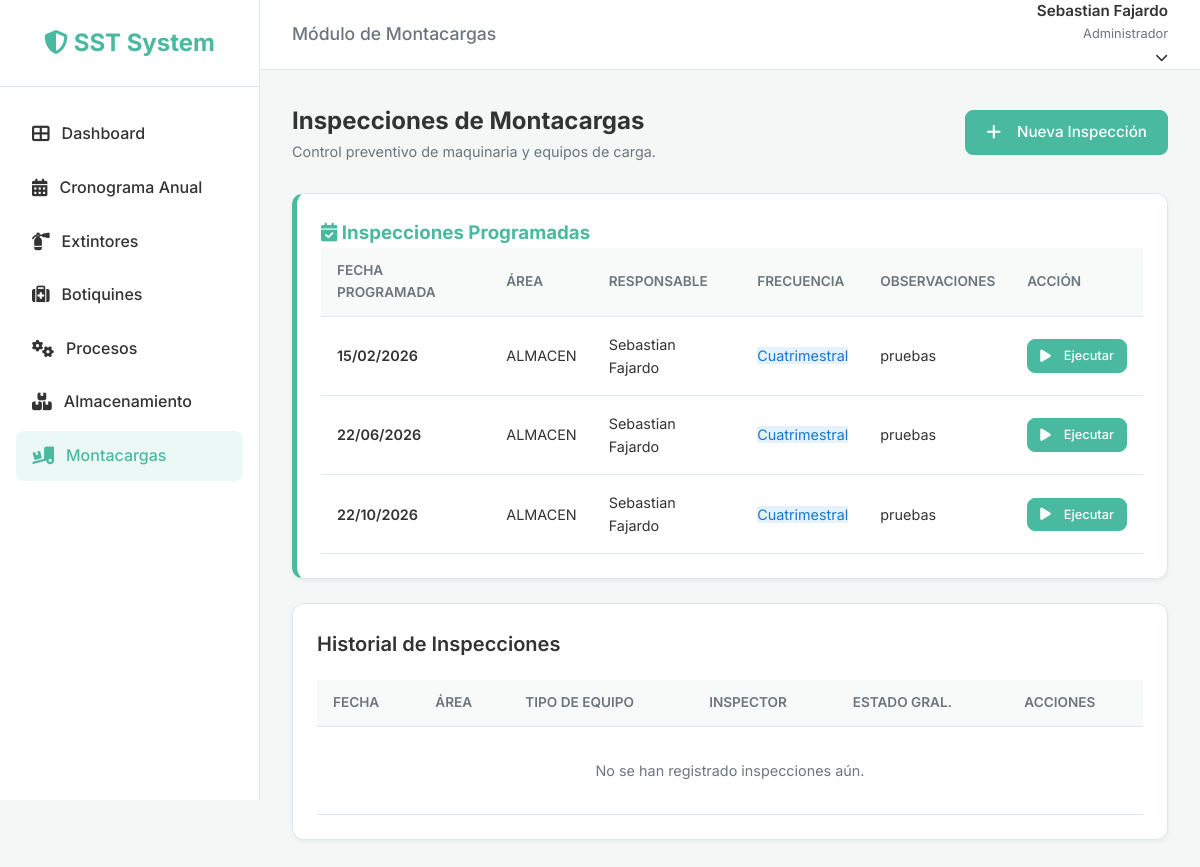
/inspections/forklift/ (signed in), run on the app's committed database.
### users/models.py (models this page shows, shortened)
class CustomUser(AbstractUser):
    email = models.EmailField(unique=True)
    document_number = models.CharField(max_length=20, blank=True, null=True)
    role = models.ForeignKey('roles.Role', on_delete=models.SET_NULL, null=True, blank=True,
                             related_name='users', verbose_name='Rol')
    updated_at = models.DateTimeField(auto_now=True)
    digital_signature = models.TextField(blank=True, null=True, verbose_name="Firma Digital") # Base64 encoded image
    USERNAME_FIELD = 'email'
    REQUIRED_FIELDS = ['username', 'first_name', 'last_name']
    def has_perm_custom(self, module, action):
        if self.is_superuser:
            return True
        if self.role and self.role.name == 'Administrador':
            return True
        if not self.role or not self.role.is_active:
            return False
        return self.role.has_permission(module, action)

### inspections/models.py (models this page shows, shortened)
class InspectionSchedule(models.Model):
    FREQUENCY_CHOICES = [
        ('Mensual', 'Mensual'),
        ('Bimestral', 'Bimestral'),
        ('Trimestral', 'Trimestral'),
        ('Cuatrimestral', 'Cuatrimestral'),
        ('Semestral', 'Semestral'),
        ('Anual', 'Anual'),
    ]
    STATUS_CHOICES = [
        ('Programada', 'Programada'),
        ('Realizada', 'Realizada'),
        ('Pendiente', 'Pendiente'),
    ]
    year = models.IntegerField(verbose_name="Año de Programación")
    area = models.ForeignKey(
        'Area',
        on_delete=models.PROTECT,
        verbose_name="Área a Inspeccionar",
        help_text="Seleccione el área donde se realizará la inspección"
    )
    inspection_type = models.CharField(max_length=200, verbose_name="Tipo de Inspección")
    frequency = models.CharField(max_length=20, choices=FREQUENCY_CHOICES, verbose_name="Frecuencia")
    scheduled_date = models.DateField(verbose_name="Fecha Programada")
    responsible = models.ForeignKey(
        settings.AUTH_USER_MODEL,
        on_delete=models.CASCADE,
        related_name='scheduled_inspections',
        verbose_name="Responsable"
    )
    status = models.CharField(
        max_length=20,
        choices=STATUS_CHOICES,
        default='Programada',
        verbose_name="Estado"
    )
    observations = models.TextField(blank=True, null=True, verbose_name="Observaciones")
    created_at = models.DateTimeField(auto_now_add=True)
    updated_at = models.DateTimeField(auto_now=True)
    class Meta:
        verbose_name = "Cronograma de Inspección"
        verbose_name_plural = "Cronogramas de Inspección"
        ordering = ['scheduled_date']

class Area(models.Model):
    class Meta:
        verbose_name = "Cronograma de Inspección"
        verbose_name_plural = "Cronogramas de Inspección"
        ordering = ['scheduled_date']
    """
    Standardized areas for the organization.
    Used across all inspection modules to ensure consistency.
    """
    name = models.CharField(max_length=200, unique=True, verbose_name="Nombre del Área")
    is_active = models.BooleanField(default=True, verbose_name="Activa")
    created_at = models.DateTimeField(auto_now_add=True)
    updated_at = models.DateTimeField(auto_now=True)
    class Meta:
        verbose_name = "Área"
        verbose_name_plural = "Áreas"
        ordering = ['name']
    def __str__(self):
        return self.name

### inspections/views.py (the view)
# urls.py: path('forklift/', ForkliftListView.as_view(), name='forklift_list'),
class ForkliftListView(LoginRequiredMixin, RolePermissionRequiredMixin, ScheduledInspectionsMixin, ListView):
    permission_required = ('forklift', 'view')
    model = ForkliftInspection
    template_name = 'inspections/forklift_list.html'
    context_object_name = 'inspections'
    inspection_module_type = 'forklift'

### templates/inspections/forklift_list.html (shortened to what this page needs)
{% extends 'base.html' %}
{% load static %}
{% block extra_head %}
<link rel="stylesheet" href="{% static 'css/dashboard.css' %}">
{% endblock %}
{% block header_title %}Módulo de Montacargas{% endblock %}
{% block content %}
<div class="dashboard-header">
    <div>
        <h1 style="font-size: 1.5rem; font-weight: 700;">Inspecciones de Montacargas</h1>
        <p style="color: var(--text-light); font-size: 0.9rem;">Control preventivo de maquinaria y equipos de carga.</p>
    </div>
    <a href="{% url 'forklift_create' %}" class="btn btn-primary">
        <i class="fas fa-plus" style="margin-right: 8px;"></i> Nueva Inspección
    </a>
</div>
{% if scheduled_inspections %}
<div class="card" style="border-left: 5px solid #49BAA0;">
    <h3 class="inspection-section-title" style="color: #49BAA0; border-color: #49BAA0;"><i
            class="fas fa-calendar-check"></i>
        Inspecciones Programadas</h3>
    <div class="table-wrapper">
        <table>
            <thead>
                <tr>
                    <th>Fecha Programada</th>
                    <th>Área</th>
                    <th>Responsable</th>
                    <th>Frecuencia</th>
                    <th>Observaciones</th>
                    <th>Acción</th>
                </tr>
            </thead>
            <tbody>
                {% for item in scheduled_inspections %}
                <tr>
                    <td style="font-weight: 600;">{{ item.scheduled_date|date:"d/m/Y" }}</td>
                    <td>{{ item.area }}</td>
                    <td>{{ item.responsible.get_full_name|default:item.responsible.username }}</td>
                    <td><span class="badge" style="background: #e3f2fd; color: #1976d2;">{{ item.frequency }}</span>
                    </td>
                    <td>{{ item.observations|truncatewords:8|default:"—" }}</td>
                    <td>
                        <a href="{% url 'forklift_create' %}?schedule_item={{ item.pk }}" class="btn btn-primary"
                            style="padding: 6px 12px; font-size: 0.8rem;">
                            <i class="fas fa-play" style="margin-right: 5px;"></i> Ejecutar
                        </a>
                    </td>
                </tr>
                {% endfor %}
            </tbody>
        </table>
    </div>
</div>
{% endif %}
<div class="card">
    <div class="card-header">
        <h3 class="card-title">Historial de Inspecciones</h3>
    </div>
    <div class="table-wrapper">
        <table>
            <thead>
                <tr>
                    <th>Fecha</th>
                    <th>Área</th>
                    <th>Tipo de Equipo</th>
                    <th>Inspector</th>
                    <th>Estado Gral.</th>
                    <th>Acciones</th>
                </tr>
            </thead>
            <tbody>
                {% for inspection in inspections %}
                <tr>
                    <td style="font-weight: 600;">{{ inspection.inspection_date|date:"d/m/Y" }}</td>
                    <td>{{ inspection.area }}</td>
                    <td>{{ inspection.get_forklift_type_display }}</td>
                    <td>{{ inspection.inspector }}</td>
                    <td>
                        <div class="d-flex flex-column">
                            <span
                                class="compliance-badge {% if inspection.general_status == 'Cumple' %}badge-success{% elif inspection.general_status == 'No Cumple' %}badge-danger{% elif inspection.general_status == 'Programada' or inspection.general_status == 'Programado' %}badge-secondary{% else %}badge-secondary{% endif %}"
                                style="font-size: 0.75rem; width: fit-content;">
                                {% if inspection.general_status == 'Programada' %}Programado{% else %}{{
                                inspection.general_status }}{% endif %}
                            </span>
                            {% if inspection.follow_ups_count > 0 %}
                            <small class="text-muted mt-1" style="font-size: 0.7rem;">
                                Seguimientos: {{ inspection.follow_ups_count }}
                            </small>
                            {% endif %}
                        </div>
                    </td>
                    <td>
                        <div style="display: flex; gap: 8px;">
                            <a href="{% url 'forklift_detail' inspection.pk %}" class="btn-link" title="Ver Detalle"><i
                                    class="fas fa-eye"></i></a>
                            <a href="{% url 'forklift_edit' inspection.pk %}" class="btn-link"
                                style="color: var(--text-light);" title="Editar"><i class="fas fa-edit"></i></a>
                        </div>
                    </td>
                </tr>
                {% empty %}
                <tr>
                    <td colspan="6" style="text-align: center; padding: 32px; color: var(--text-light);">No se han
                        registrado inspecciones aún.</td>
                </tr>
                {% endfor %}
            </tbody>
        </table>
    </div>
</div>
{% endblock %}

### templates/base.html (shortened to what this page needs)
{% load static permission_tags %}
<!DOCTYPE html>
<html lang="es">
<head>
    <link rel="stylesheet" href="https://cdnjs.cloudflare.com/ajax/libs/font-awesome/6.4.0/css/all.min.css">
    <link rel="stylesheet" href="https://cdnjs.cloudflare.com/ajax/libs/toastr.js/latest/toastr.min.css">
    <link rel="stylesheet" href="{% static 'css/style.css' %}">
    {% block extra_head %}{% endblock %}
</head>
<body>
    {% if user.is_authenticated %}
    <div class="app-wrapper">
        <aside class="sidebar">
            <div class="sidebar-header">
                <a href="{% url 'dashboard' %}" class="logo">
                    <i class="fas fa-shield-alt"></i> <span class="logo-text">SST System</span>
                </a>
            </div>
            <ul class="sidebar-menu">
                {% has_permission 'users' 'view' as can_view_dashboard %}
                <li>
                    <a href="{% url 'dashboard' %}"
                        class="{% if request.resolver_match.url_name == 'dashboard' %}active{% endif %}">
                        <i class="fas fa-th-large"></i> <span>Dashboard</span>
                    </a>
                </li>
                {% has_permission 'schedule' 'view' as can_view_schedule %}
                {% if can_view_schedule %}
                <li>
                    <a href="{% url 'inspection_list' %}"
                        class="{% if request.resolver_match.url_name == 'inspection_list' %}active{% endif %}">
                        <i class="fas fa-calendar-alt"></i> <span>Cronograma Anual</span>
                    </a>
                </li>
                {% endif %}
                {% has_permission 'extinguisher' 'view' as can_view_extinguisher %}
                {% if can_view_extinguisher %}
                <li>
                    <a href="{% url 'extinguisher_list' %}"
                        class="{% if 'extinguisher' in request.path %}active{% endif %}">
                        <i class="fas fa-fire-extinguisher"></i> <span>Extintores</span>
                    </a>
                </li>
                {% endif %}
                {% has_permission 'first_aid' 'view' as can_view_first_aid %}
                {% if can_view_first_aid %}
                <li>
                    <a href="{% url 'first_aid_list' %}" class="{% if 'first-aid' in request.path %}active{% endif %}">
                        <i class="fas fa-medkit"></i> <span>Botiquines</span>
                    </a>
                </li>
                {% endif %}
                {% has_permission 'process' 'view' as can_view_process %}
                {% if can_view_process %}
                <li>
                    <a href="{% url 'process_list' %}" class="{% if 'process' in request.path %}active{% endif %}">
                        <i class="fas fa-cogs"></i> <span>Procesos</span>
                    </a>
                </li>
                {% endif %}
                {% has_permission 'storage' 'view' as can_view_storage %}
                {% if can_view_storage %}
                <li>
                    <a href="{% url 'storage_list' %}" class="{% if 'storage' in request.path %}active{% endif %}">
                        <i class="fas fa-boxes"></i> <span>Almacenamiento</span>
                    </a>
                </li>
                {% endif %}
                {% has_permission 'forklift' 'view' as can_view_forklift %}
                {% if can_view_forklift %}
                <li>
                    <a href="{% url 'forklift_list' %}" class="{% if 'forklift' in request.path %}active{% endif %}">
                        <i class="fas fa-truck-loading"></i> <span>Montacargas</span>
                    </a>
                </li>
                {% endif %}
            </ul>
        </aside>
        <div style="flex: 1; display: flex; flex-direction: column;">
            <header class="topbar">
                <div class="page-title">
                    <h2 style="font-size: 1.1rem; color: var(--text-light); font-weight: 500;">
                        {% block header_title %}Panel de Control{% endblock %}
                    </h2>
                </div>
                <div class="user-profile" style="position: relative;">
                    <div class="user-info" style="cursor: pointer;" onclick="toggleUserDropdown()">
                        <span class="user-name">{{ user.get_full_name|default:user.email }}</span>
                        <span class="user-role">{% if user.is_staff %}Administrador{% else %}Inspector{% endif %}</span>
                        <i class="fas fa-chevron-down"
                            style="margin-left: 8px; font-size: 0.8rem; transition: transform 0.3s;"></i>
                    </div>
                </div>
            </header>
            <main class="main-content">
                <div class="content-container">
                    {% block content %}{% endblock %}
                </div>
            </main>
        </div>
    </div>
    {% endif %}
</body>
</html>

### data on the page
CustomUser: get_full_name "Sebastian Fajardo"
InspectionSchedule: scheduled_date "15/02/2026", area "ALMACEN", responsible.get_full_name "Sebastian Fajardo", frequency "Cuatrimestral", observations "pruebas"
InspectionSchedule: scheduled_date "22/06/2026", area "ALMACEN", responsible.get_full_name "Sebastian Fajardo", frequency "Cuatrimestral", observations "pruebas"
InspectionSchedule: scheduled_date "22/10/2026", area "ALMACEN", responsible.get_full_name "Sebastian Fajardo", frequency "Cuatrimestral", observations "pruebas"
